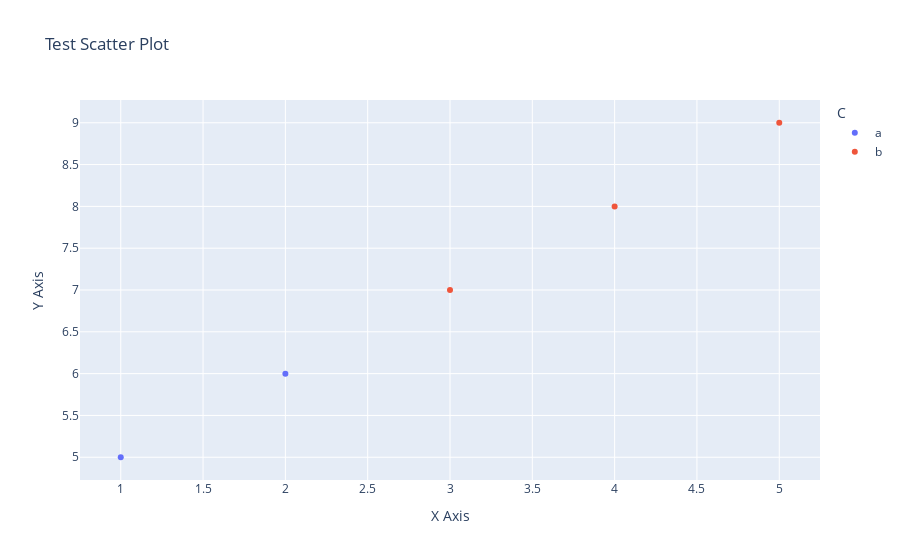

Source (notebook cell):
### Code cell
df = pd.DataFrame({
            'A': [1, 2, 3, 4, 5],
            'B': [5, 6, 7, 8, 9],
            'C': ['a', 'a', 'b', 'b', 'b']
        })
        create_custom_scatter_plot(df, x_col='A', y_col='B', color_col='C', chart_title='Test Scatter Plot', x_title='X Axis', y_title='Y Axis')

### Figure 1 — Plotly figure (JSON) as saved in the notebook; plotly's stock layout.template omitted (floating-point values rounded to 4 significant figures)
{"data": [{"hovertemplate": "C=a<br>A=%{x}<br>B=%{y}<extra></extra>", "legendgroup": "a", "marker": {"color": "#636efa", "symbol": "circle"}, "mode": "markers", "name": "a", "orientation": "v", "showlegend": true, "type": "scatter", "x": [1, 2], "xaxis": "x", "y": [5, 6], "yaxis": "y"}, {"hovertemplate": "C=b<br>A=%{x}<br>B=%{y}<extra></extra>", "legendgroup": "b", "marker": {"color": "#EF553B", "symbol": "circle"}, "mode": "markers", "name": "b", "orientation": "v", "showlegend": true, "type": "scatter", "x": [3, 4, 5], "xaxis": "x", "y": [7, 8, 9], "yaxis": "y"}], "layout": {"legend": {"title": {"text": "C"}, "tracegroupgap": 0}, "title": {"text": "Test Scatter Plot"}, "xaxis": {"anchor": "y", "domain": [0, 1], "title": {"text": "X Axis"}}, "yaxis": {"anchor": "x", "domain": [0, 1], "title": {"text": "Y Axis"}}}}
